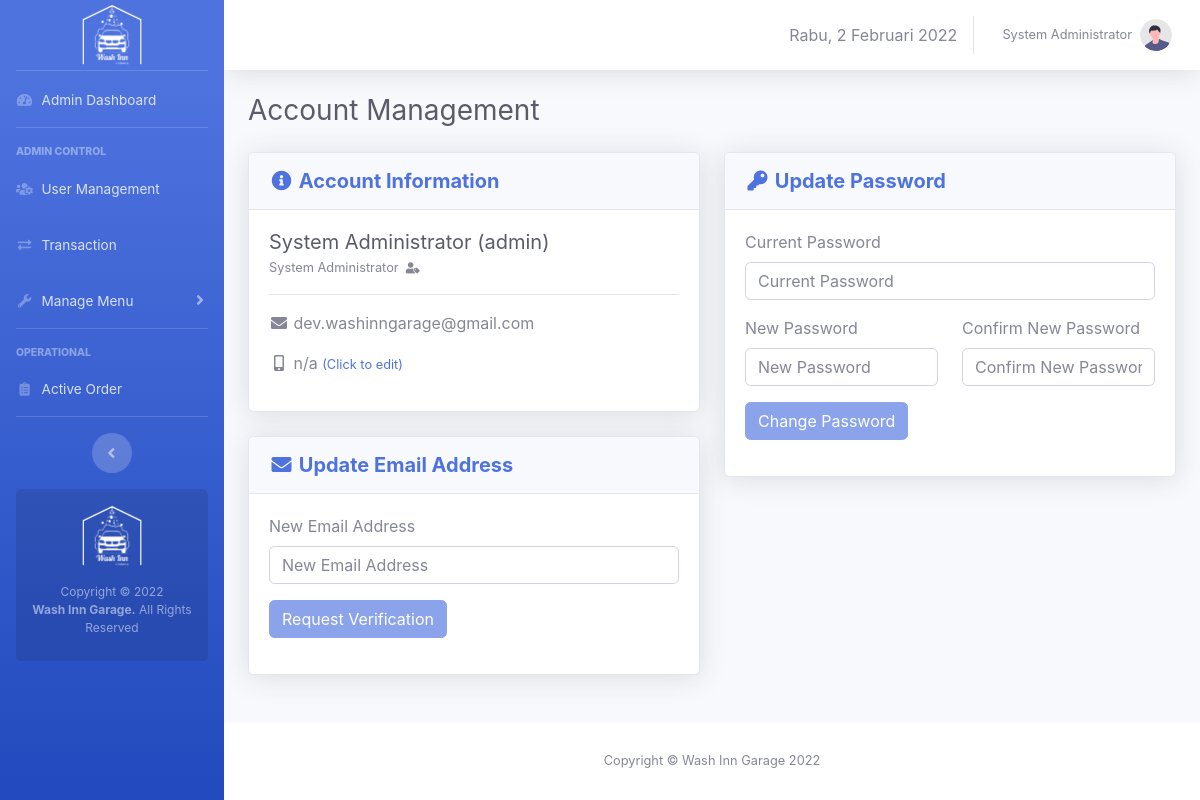
Page /admin/my-account.php (signed in) on the committed database.
### tables this page shows
CREATE TABLE `users` (
  `id` int(11) NOT NULL,
  `fullname` varchar(50) NOT NULL,
  `email` varchar(50) NOT NULL,
  `phone` varchar(15) NOT NULL DEFAULT 'n/a',
  `username` varchar(50) NOT NULL,
  `role` enum('admin','operator') NOT NULL,
  `password` varchar(255) NOT NULL
);

### core/init.php (called while the page is built, shortened)
<?php
if (!empty($_SERVER['HTTPS']) && ('on' == $_SERVER['HTTPS'])) {
  $home = 'https://';
} else {
  $home = 'http://';
}
$home   .= $_SERVER['HTTP_HOST'] . '/washinngarage';
$assets  = $home . '/assets';

### admin/admin-only.php (called while the page is built)
<?php
	require_once '../core/init.php';
	if (isset($_SESSION['wig_user'])) {
		$username = $_SESSION['wig_user'];
		if (checkRole($username) != 'admin') {
			header("Location: ".$home."/operator/");
		}
	}else{
		header("Location: ".$home."/login.php");
	}
	$current_user = $_SESSION['wig_user']
?>

### core/user.php (called while the page is built, shortened)
<?php
function checkRole($username)
{
	global $link;
	$username = mysqli_real_escape_string($link, $username);
	$query = "SELECT role FROM users WHERE username = '$username'";
	$result = mysqli_query($link, $query);
	$data 	= mysqli_fetch_assoc($result);
	return $data['role'];
}
function getUserByUsername($username){
	global $link;
	$username = mysqli_real_escape_string($link, $username);
	$query = "SELECT * FROM users WHERE username = '$username'";
	$result = mysqli_query($link, $query);
	$data = mysqli_fetch_assoc($result);
	return $data;
}
 ?>

### admin/my-account.php (the view, shortened to what this page needs)
<?php
	require_once "admin-only.php";
	$username = $_SESSION['wig_user'];
	$data = getUserByUsername($username);
	$fullname = $data['fullname'];
	$username = $data['username'];
	$email = $data['email'];
	$phone = $data['phone'];
	$role = $data['role'];
	$role = ($role=='admin')?'Administrator':'Operator';
 ?>
<!DOCTYPE html>
<html>
<head>
	<link rel="stylesheet" type="text/css" href="<?=$assets?>/css/sb-admin-2.min.css">
	<link href="<?=$assets?>/vendor/fontawesome-free/css/all.min.css" rel="stylesheet" type="text/css">
</head>
<body class="page-top">
	<div id="wrapper">
		<?php require_once 'view-template/sidebar.php'; ?>
		<div id="content-wrapper" class="d-flex flex-column">
			<div id="content">
				<?php require_once 'view-template/topbar.php'; ?>
				<div class="container-fluid">
                    <div class="d-sm-flex align-items-center justify-content-between mb-4">
                    	<h1 class="h3 mb-0 text-gray-800">Account Management</h1>
                	</div>
                    <div class="row">
	                    <div class="col-xl-6 col-lg-6">
	                        <div class="card shadow mb-4">
	                            <div
	                            class="card-header py-3 d-flex flex-row align-items-center justify-content-between">
		                            <h5 class="m-0 font-weight-bold text-primary"><i class="fas fa-info-circle fa-fw"></i> Account Information</h5>
	                            </div>
	                            <div class="card-body">
	                                <h5 class="text-dark mb-0"><?= $fullname ?> (<?=$username ?>)</h5>
	                                <small>System <?= $role ?> &nbsp;<i class="fas fa-user-tag fa-fw fa-sm"></i></small>    <hr>
	                                <p><i class="fas fa-envelope fa-fw"></i> <?=$email ?></p>
	                                <p><i class="fas fa-mobile-alt fa-fw"></i> <?=$phone ?> <small onclick="showeditpane()"><a href="#">(Click to edit)</a></small></p>
	                            </div>
	                        </div>
	                        <div class="card shadow mb-4">
	                            <div
	                                class="card-header py-3 d-flex flex-row align-items-center justify-content-between">
	                                <h5 class="m-0 font-weight-bold text-primary"><i class="fas fa-envelope fa-fw"></i> Update Email Address</h5>
	                            </div>
	                            <div class="card-body">
			                        <form action="functions/change-email.php" name="formchangemail" method="post">
			                        	<?php if (isset($_COOKIE['EmChVeCo']) && isset($_COOKIE['NeEmA'])) {
			                        		echo '<div class="form-group">
											    <p>Verification code has been sent to '.$_COOKIE['NeEmA'].'. If you can\'t find it please check the spam folder.</p><hr>
				                        		<label>Verification Code</label>
											    <input type="text" class="form-control" id="otpcode" name="otpcode" placeholder="Verification Code" required autocomplete="off">
			                        		</div>
											<div class="form-group mt-3">
											    <input type="text" name="userid" hidden value="'.$data['id'].'">
												<a href="functions/dropverification.php" class="btn btn-secondary">Cancel</a>
												<input class="btn btn-primary" type="submit" id="btnChangeEmail" required name="btnChangeEmail" value="Submit Verification">
											</div>';
				                        	}else{
					                        	echo '<div class="form-group">
						                        	<label>New Email Address</label>
													<input type="text" class="form-control" id="newemail" name="newemail" placeholder="New Email Address" onkeyup="ValidateEmail(document.formchangemail.newemail)" required autocomplete="off">
			   			                     	</div>
												<div class="form-group mt-3">
													<small class="text-danger" id="mailformatalert" hidden> &emsp;Email Format Incomplete or Invalid <i class="fas fa-exclamation-triangle fa-fw"></i><br><br></small>
												    <input type="text" name="userid" hidden value="'.$data['id'].'">
													<input class="btn btn-primary" type="submit" id="btnChangeEmail" disabled name="btnChangeEmail" value="Request Verification">
												</div>';
			                        		}
			                        	?>
	                                </form>
	                            </div>
	                        </div>
	                    </div>
	                    <div class="col-xl-6 col-lg-6">
	                        <div class="card shadow mb-4">
	                            <div
	                                class="card-header py-3 d-flex flex-row align-items-center justify-content-between">
	                                <h5 class="m-0 font-weight-bold text-primary"><i class="fas fa-key fa-fw"></i> Update Password</h5>
	                            </div>
	                            <div class="card-body">
			                        <form action="functions/change-pass.php" method="post">
			                        	<div class="form-group">
			                        		<label>Current Password</label>
										    <input type="password" class="form-control" id="oldpass" name="oldpass" placeholder="Current Password" required autocomplete="off">
			                        	</div>
	                                	<div class="row">
											<div class="col">
												<label>New Password</label>
											    <input type="password" class="form-control" onkeyup="equal_checker()" id="newpass" name="newpass" placeholder="New Password" required autocomplete="off">
											</div>
											<div class="col">
												<label>Confirm New Password</label>
											    <input type="password" class="form-control" onkeyup="equal_checker()" id="newpass2" name="newpass2" placeholder="Confirm New Password" required autocomplete="off">
											</div>
										</div>
										<div class="form-group mt-3">
											<input class="btn btn-primary" type="submit" id="btnChangePass" disabled name="changepass" value="Change Password">
										</div>
	                                </form>
	                            </div>
	                        </div>
	                    </div>
					</div>
                </div>
            </div>
         	<?php require_once "view-template/footer.php" ?>
        </div>
    </div>
</body>
</html>

### admin/view-template/topbar.php (shortened to what this page needs)
<?php
    $userdetail = getUserByUsername($current_user);
?>
<nav class="navbar navbar-expand navbar-light bg-white topbar mb-4 static-top shadow">
    <ul class="navbar-nav ml-auto">
        <li class="nav-item d-none d-lg-inline my-auto">
            <span id="tgl"></span>
        </li>
        <li class="nav-item dropdown no-arrow">
            <a class="nav-link dropdown-toggle" href="#" id="userDropdown" role="button"
                data-toggle="dropdown" aria-haspopup="true" aria-expanded="false">
                <span class="mr-2 d-none d-lg-inline text-gray-600 small"><?= $userdetail['fullname'] ?></span>
                <img class="img-profile rounded-circle"
                    src="<?=$assets?>/img/undraw_profile.svg">
            </a>
        </li>
    </ul>
</nav>

### rows in the picture
users: fullname "System Administrator", role "admin", role "Administrator", email "dev.washinngarage@gmail.com", phone "n/a"
